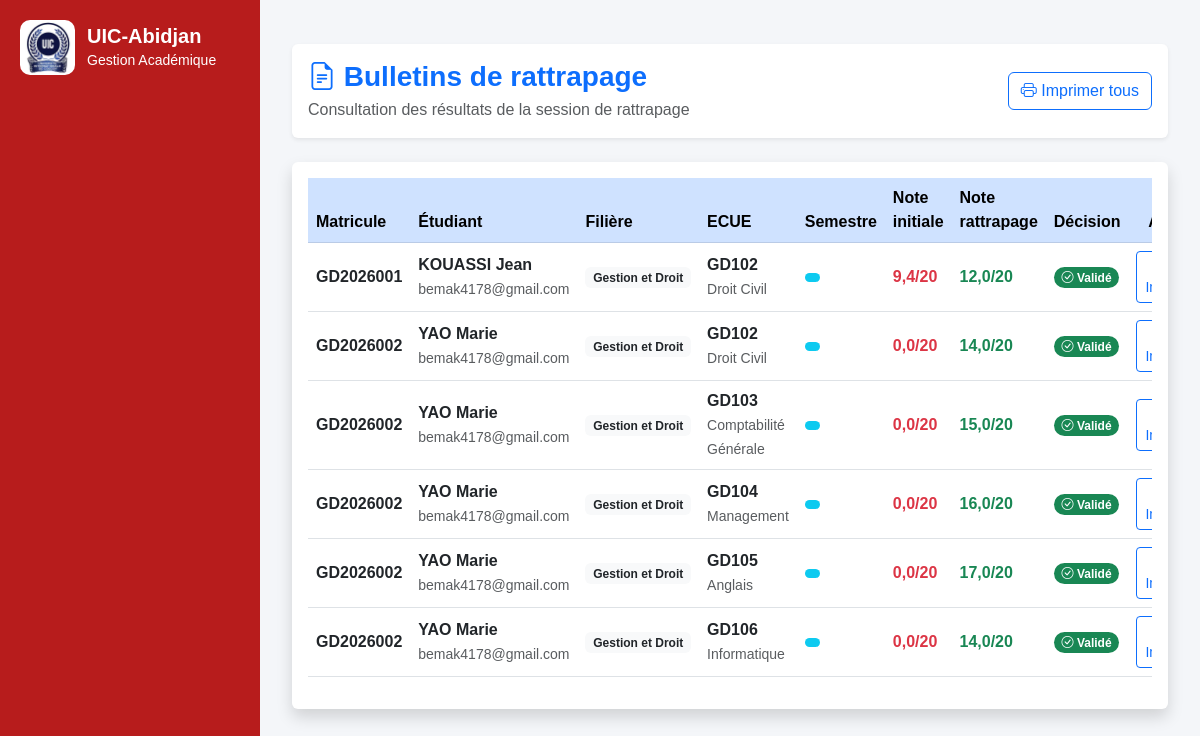
Page /lmd/rattrapage/bulletins/ on the committed database.
### lmd/models.py (models this page shows, shortened)
class CandidatRattrapage(models.Model):
    STATUT_CHOICES = [
        ("EN_ATTENTE", "En attente"),
        ("VALIDE", "Validé"),
        ("ECHEC", "Échec"),
    ]
    etudiant = models.ForeignKey(
        "EtudiantLMD",
        on_delete=models.CASCADE,
        related_name="candidats_rattrapage"
    )
    ecue = models.ForeignKey(
        "ECUE",
        on_delete=models.CASCADE,
        related_name="candidats_rattrapage"
    )
    session = models.ForeignKey(
        "SessionAcademique",
        on_delete=models.CASCADE,
        related_name="candidats"
    )
    ancienne_note = models.FloatField(
        default=0
    )
    nouvelle_note = models.FloatField(
        null=True,
        blank=True
    )
    statut = models.CharField(
        max_length=20,
        choices=STATUT_CHOICES,
        default="EN_ATTENTE"
    )
    annee_academique = models.CharField(
        max_length=20
    )
    date_creation = models.DateTimeField(
        auto_now_add=True
    )
    class Meta:
        unique_together = (
            "etudiant",
            "ecue",
            "session",
            "annee_academique"
        )

class EtudiantLMD(models.Model):
    user = models.OneToOneField(
        User,
        on_delete=models.CASCADE,
        null=True,
        blank=True,
        related_name="etudiant_lmd"
    )
    matricule = models.CharField(
        max_length=50,
        unique=True,
        db_index=True
    )
    nom = models.CharField(
        max_length=100,
        db_index=True
    )
    prenoms = models.CharField(
        max_length=150
    )
    sexe = models.CharField(
        max_length=1,
        choices=(
            ('M', 'Masculin'),
            ('F', 'Féminin'),
        )
    )
    STATUTS = [
        ("AF", "Affecté"),
        ("NF", "Non Affecté"),
    ]
    statut = models.CharField(
        max_length=20,
        choices=STATUTS,
        default="NF"
    )
    date_naissance = models.DateField(
        null=True,
        blank=True
    )
    lieu_naissance = models.CharField(
        max_length=100,
        blank=True,
        null=True
    )
    telephone = models.CharField(
        max_length=30,
        blank=True
    )
    email = models.EmailField(
        blank=True
    )
    NIVEAUX = [
        ("L1", "Licence 1"),
        ("L2", "Licence 2"),
        ("L3", "Licence 3"),
        ("M1", "Master 1"),
        ("M2", "Master 2"),
        ("DOC", "Doctorat"),
    ]
    niveau = models.CharField(
        max_length=10,
        choices=NIVEAUX,
        db_index=True
    )
    filiere = models.ForeignKey(
        "FiliereLMD",
        on_delete=models.CASCADE,
        related_name="etudiants"
    )
    annee_academique = models.CharField(
        max_length=20,
        db_index=True
    )
    date_inscription = models.DateTimeField(
        auto_now_add=True
    )
    actif = models.BooleanField(
        default=True
    )
    class Meta:
        ordering = [
            "nom",
            "prenoms"
        ]
        constraints = [
            models.UniqueConstraint(
                fields=[
                    "matricule",
                    "annee_academique"
                ],
                name="unique_etudiant_annee"
            )
        ]

class FiliereLMD(models.Model):
    NIVEAUX = [
        ("L1-L2", "Licence Fondamentale"),
        ("L3", "Licence Professionnelle"),
        ("M1-M2", "Master"),
    ]
    code = models.CharField(
        max_length=20,
        unique=True
    )
    libelle = models.CharField(
        max_length=100
    )
    niveau_formation = models.CharField(
        max_length=10,
        choices=NIVEAUX,
        default="L1-L2"
    )

class ECUE(models.Model):
    ue = models.ForeignKey(
        UE,
        on_delete=models.CASCADE,
        related_name="ecues"
    )
    code = models.CharField(max_length=20)
    libelle = models.CharField(max_length=200)
    coefficient = models.IntegerField(default=1)
    credit = models.IntegerField(default=1)
    ordre = models.IntegerField(default=1)
    semestre = models.CharField(
        max_length=5,
        choices=[
            ("S1", "Semestre 1"),
            ("S2", "Semestre 2"),
        ],
        default="S1"
    )

### lmd/views.py (the view)
# urls.py: path("rattrapage/bulletins/",views.bulletin_rattrapage_list,name="bulletin_rattrapage_list"),
def bulletin_rattrapage_list(request):
    candidats = CandidatRattrapage.objects.select_related(
        "etudiant",
        "ecue",
        "session"
    ).all()
    return render(
        request,
        "lmd/rattrapage/bulletins.html",
        {
            "candidats": candidats
        }
    )

### lmd/templates/lmd/rattrapage/bulletins.html (shortened to what this page needs)
{% extends "base.html" %}
{% block content %}
<div class="container-fluid mt-4">
    <div class="card shadow-sm border-0 mb-4">
        <div class="card-body d-flex justify-content-between align-items-center">
            <div>
                <h3 class="fw-bold text-primary mb-1">
                    <i class="bi bi-file-earmark-text"></i>
                    Bulletins de rattrapage
                </h3>
                <p class="text-muted mb-0">
                    Consultation des résultats de la session de rattrapage
                </p>
            </div>
            <div>
                <button class="btn btn-outline-primary">
                    <i class="bi bi-printer"></i>
                    Imprimer tous
                </button>
            </div>
        </div>
    </div>
    <div class="card shadow border-0">
        <div class="card-body">
            <div class="table-responsive">
                <table class="table table-hover align-middle">
                    <thead class="table-primary">
                        <tr>
                            <th>
                                Matricule
                            </th>
                            <th>
                                Étudiant
                            </th>
                            <th>
                                Filière
                            </th>
                            <th>
                                ECUE
                            </th>
                            <th>
                                Semestre
                            </th>
                            <th>
                                Note initiale
                            </th>
                            <th>
                                Note rattrapage
                            </th>
                            <th>
                                Décision
                            </th>
                            <th class="text-center">
                            </th>
                        </tr>
                    </thead>
                    <tbody>
                    {% for c in candidats %}
                    <tr>
                        <td>
                            <span class="fw-semibold">
                                {{ c.etudiant.matricule }}
                            </span>
                        </td>
                        <td>
                            <div class="fw-bold">
                                {{ c.etudiant.nom }}
                                {{ c.etudiant.prenoms }}
                            </div>
                            <small class="text-muted">
                                {{ c.etudiant.email }}
                            </small>
                        </td>
                        <td>
                            <span class="badge bg-light text-dark">
                                {{ c.etudiant.filiere.libelle }}
                            </span>
                        </td>
                        <td>
                            <strong>
                                {{ c.ecue.code }}
                            </strong>
                            <br>
                            <small class="text-muted">
                                {{ c.ecue.libelle }}
                            </small>
                        </td>
                        <td>
                            <span class="badge bg-info">
                            </span>
                        </td>
                        <td>
                            <span class="text-danger fw-bold">
                                {{ c.ancienne_note }}/20
                            </span>
                        </td>
                        <td>
                            {% if c.nouvelle_note %}
                                <span class="text-success fw-bold">
                                    {{ c.nouvelle_note }}/20
                                </span>
                            {% else %}
                                <span class="text-muted">
                                    Non saisie
                                </span>
                            {% endif %}
                        </td>
                        <td>
                            {% if c.statut == "VALIDE" %}
                                <span class="badge rounded-pill bg-success">
                                    <i class="bi bi-check-circle"></i>
                                    Validé
                                </span>
                            {% elif c.statut == "ECHEC" %}
                                <span class="badge rounded-pill bg-danger">
                                    <i class="bi bi-x-circle"></i>
                                    Échec
                                </span>
                            {% else %}
                                <span class="badge rounded-pill bg-warning text-dark">
                                    <i class="bi bi-clock"></i>
                                    En attente
                                </span>
                            {% endif %}
                        </td>
                        <td class="text-center">
                            <a href="{% url 'bulletin_rattrapage_pdf' c.etudiant.id c.ecue.ue.semestre %}"
                               class="btn btn-sm btn-outline-primary"
                               target="_blank">
                                Imprimer
                            </a>
                        </td>
                    </tr>
                    {% endfor %}
                    </tbody>
                </table>
            </div>
        </div>
    </div>
</div>
{% endblock %}

### core/templates/base.html (style rules this page uses)
body { margin: 0; font-family: Arial, sans-serif; background: #f4f6f9; }

### rows in the picture
CandidatRattrapage: etudiant.matricule "GD2026001", etudiant.nom "KOUASSI", etudiant.prenoms "Jean", etudiant.email "bemak4178@gmail.com", etudiant.filiere.libelle "Gestion et Droit", ecue.code "GD102", ecue.libelle "Droit Civil", ancienne_note "9,4", nouvelle_note "12,0", statut "VALIDE" (drawn)
CandidatRattrapage: etudiant.matricule "GD2026002", etudiant.nom "YAO", etudiant.prenoms "Marie", etudiant.email "bemak4178@gmail.com", etudiant.filiere.libelle "Gestion et Droit", ecue.code "GD102", ecue.libelle "Droit Civil", ancienne_note "0,0", nouvelle_note "14,0", statut "VALIDE" (drawn)
CandidatRattrapage: etudiant.matricule "GD2026002", etudiant.nom "YAO", etudiant.prenoms "Marie", etudiant.email "bemak4178@gmail.com", etudiant.filiere.libelle "Gestion et Droit", ecue.code "GD103", ecue.libelle "Comptabilité Générale", ancienne_note "0,0", nouvelle_note "15,0", statut "VALIDE" (drawn)
CandidatRattrapage: etudiant.matricule "GD2026002", etudiant.nom "YAO", etudiant.prenoms "Marie", etudiant.email "bemak4178@gmail.com", etudiant.filiere.libelle "Gestion et Droit", ecue.code "GD104", ecue.libelle "Management", ancienne_note "0,0", nouvelle_note "16,0", statut "VALIDE" (drawn)
CandidatRattrapage: etudiant.matricule "GD2026002", etudiant.nom "YAO", etudiant.prenoms "Marie", etudiant.email "bemak4178@gmail.com", etudiant.filiere.libelle "Gestion et Droit", ecue.code "GD105", ecue.libelle "Anglais", ancienne_note "0,0", nouvelle_note "17,0", statut "VALIDE" (drawn)
CandidatRattrapage: etudiant.matricule "GD2026002", etudiant.nom "YAO", etudiant.prenoms "Marie", etudiant.email "bemak4178@gmail.com", etudiant.filiere.libelle "Gestion et Droit", ecue.code "GD106", ecue.libelle "Informatique", ancienne_note "0,0", nouvelle_note "14,0", statut "VALIDE" (drawn)
